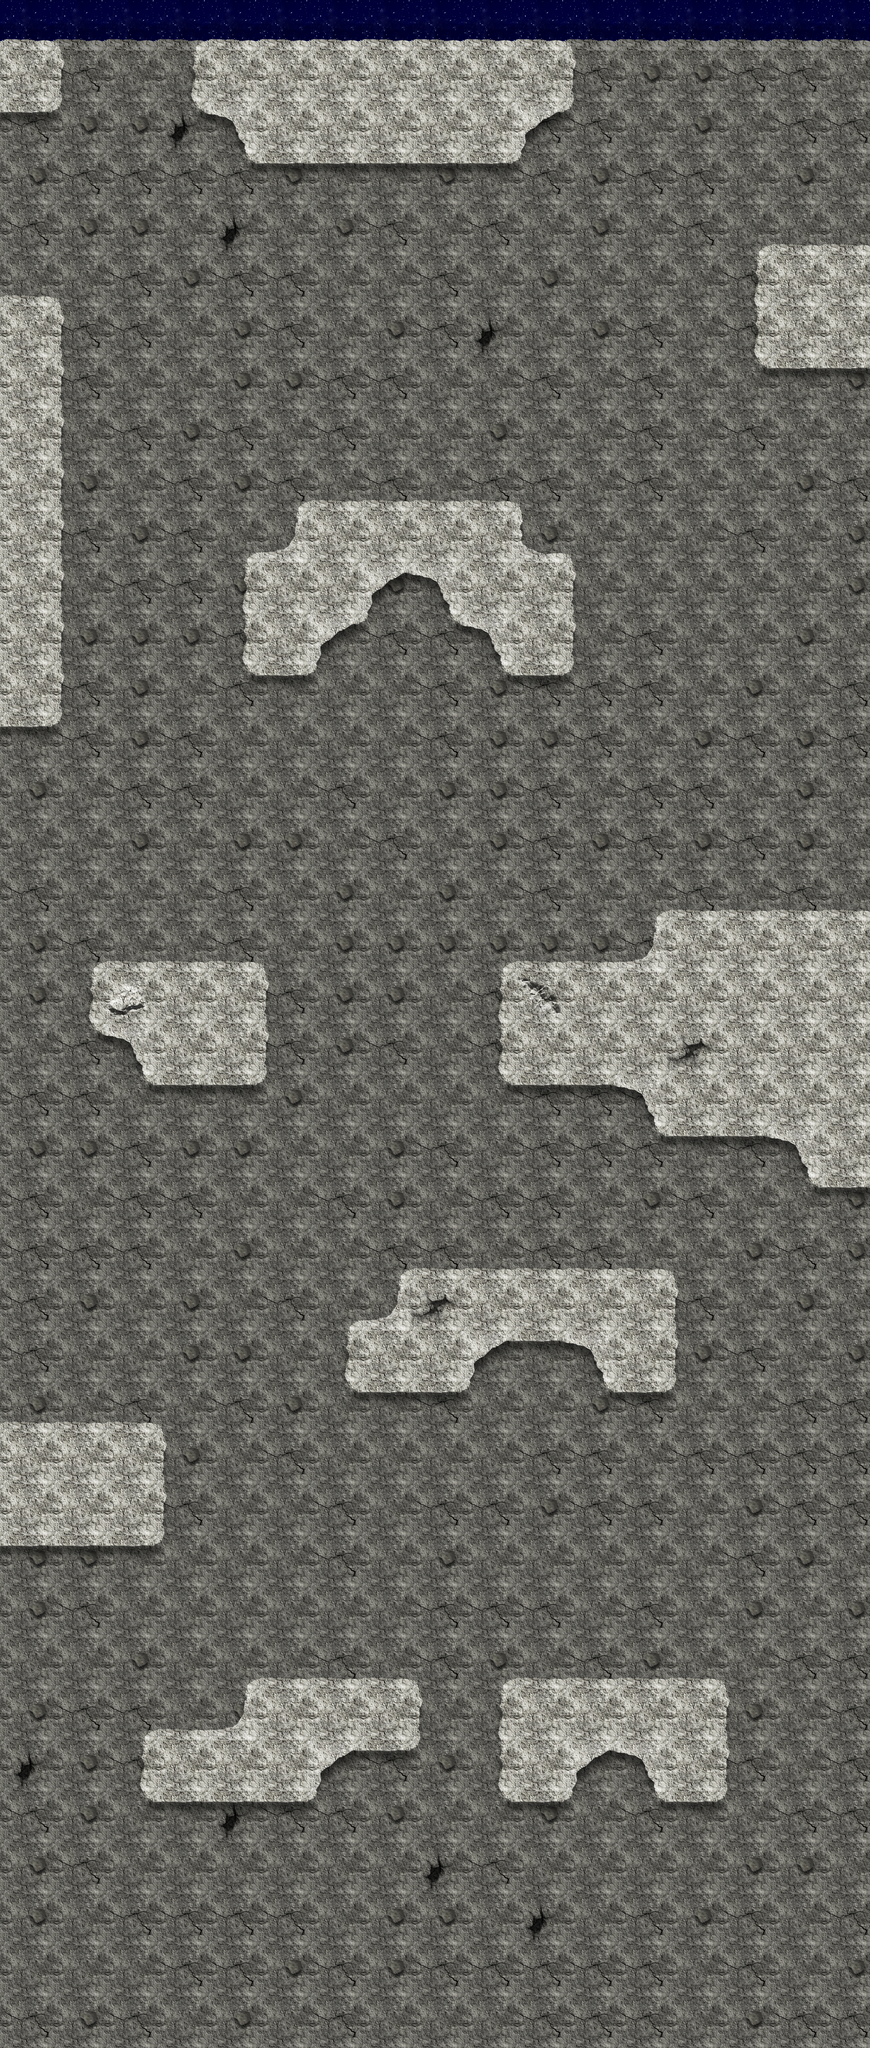

This is a level from a 2D game, rendered from its Tiled map with the project's own tilesets. A one-line summary and the map file follow, with tile-layer data summarised:
An orthogonal 17x40 tile map with 128x128 px tiles, 4 tile layers (background, obstacles, top, decoration).

<map version="1.0" orientation="orthogonal" width="17" height="40" tilewidth="128" tileheight="128">
 <tileset firstgid="1" name="tiles" tilewidth="128" tileheight="128">
  <image source="tiles.png" width="768" height="512" />
 </tileset>
 <layer name="background" width="17" height="40">
  <data>[680 cells, 680 non-empty, 5 distinct tile ids]</data>
 </layer>
 <layer name="obstacles" width="17" height="40">
  <data>[680 cells, 89 non-empty, 4 distinct tile ids]</data>
 </layer>
 <layer name="top" width="17" height="40">
  <data>[680 cells, 9 non-empty, 1 distinct tile ids]</data>
 </layer>
 <layer name="decoration" width="17" height="40">
  <data>[680 cells, 176 non-empty, 12 distinct tile ids]</data>
 </layer>
</map>